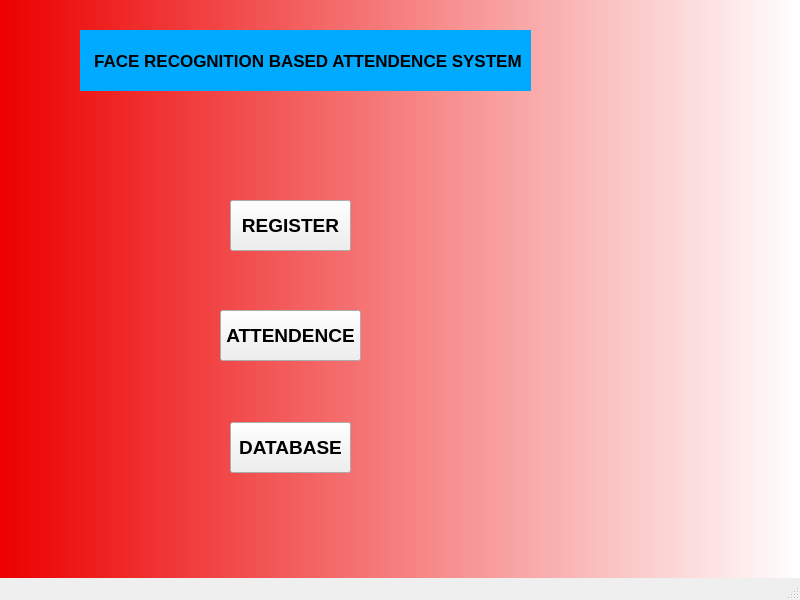
<?xml version="1.0" encoding="UTF-8"?>
<ui version="4.0">
 <class>MainWindow</class>
 <widget class="QMainWindow" name="MainWindow">
  <property name="geometry">
   <rect>
    <x>0</x>
    <y>0</y>
    <width>800</width>
    <height>600</height>
   </rect>
  </property>
  <property name="windowTitle">
   <string>MainWindow</string>
  </property>
  <property name="styleSheet">
   <string notr="true">#centralwidget{background-color: qlineargradient(spread:pad, x1:0, y1:0, x2:1, y2:0, stop:0 rgba(236, 0, 0, 255), stop:1 rgba(255, 255, 255, 255));}</string>
  </property>
  <widget class="QWidget" name="centralwidget">
   <widget class="QLabel" name="label">
    <property name="geometry">
     <rect>
      <x>80</x>
      <y>30</y>
      <width>451</width>
      <height>61</height>
     </rect>
    </property>
    <property name="font">
     <font>
      <pointsize>13</pointsize>
      <weight>75</weight>
      <bold>true</bold>
     </font>
    </property>
    <property name="styleSheet">
     <string notr="true">#label{background-color: rgb(0, 170, 255);}</string>
    </property>
    <property name="text">
     <string>   FACE RECOGNITION BASED ATTENDENCE SYSTEM</string>
    </property>
   </widget>
   <widget class="QPushButton" name="pushButton">
    <property name="geometry">
     <rect>
      <x>230</x>
      <y>200</y>
      <width>121</width>
      <height>51</height>
     </rect>
    </property>
    <property name="font">
     <font>
      <pointsize>14</pointsize>
      <weight>75</weight>
      <bold>true</bold>
     </font>
    </property>
    <property name="text">
     <string>REGISTER</string>
    </property>
   </widget>
   <widget class="QPushButton" name="pushButton_2">
    <property name="geometry">
     <rect>
      <x>220</x>
      <y>310</y>
      <width>141</width>
      <height>51</height>
     </rect>
    </property>
    <property name="font">
     <font>
      <pointsize>14</pointsize>
      <weight>75</weight>
      <bold>true</bold>
     </font>
    </property>
    <property name="text">
     <string>ATTENDENCE</string>
    </property>
   </widget>
   <widget class="QPushButton" name="pushButton_3">
    <property name="geometry">
     <rect>
      <x>230</x>
      <y>422</y>
      <width>121</width>
      <height>51</height>
     </rect>
    </property>
    <property name="font">
     <font>
      <pointsize>14</pointsize>
      <weight>75</weight>
      <bold>true</bold>
     </font>
    </property>
    <property name="text">
     <string>DATABASE</string>
    </property>
   </widget>
  </widget>
  <widget class="QMenuBar" name="menubar">
   <property name="geometry">
    <rect>
     <x>0</x>
     <y>0</y>
     <width>800</width>
     <height>21</height>
    </rect>
   </property>
  </widget>
  <widget class="QStatusBar" name="statusbar"/>
 </widget>
 <resources/>
 <connections/>
</ui>
